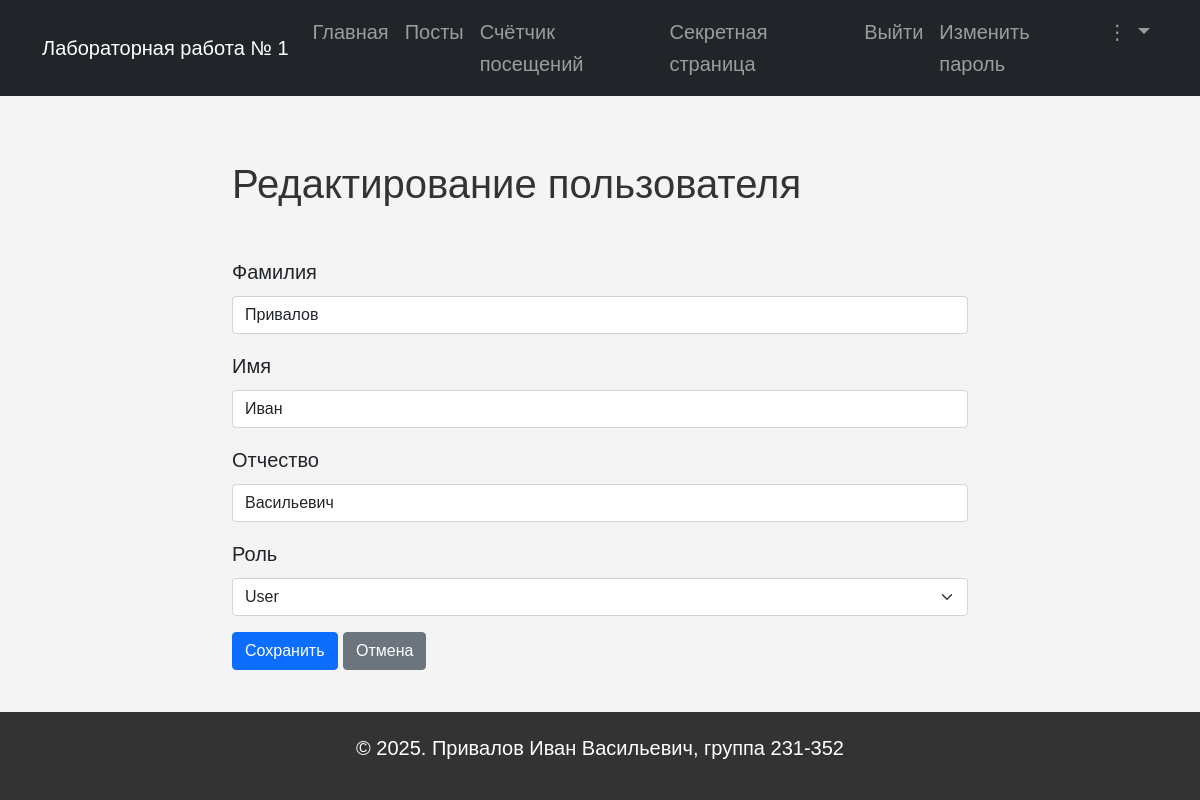
/edit_user/1 (signed in), run on the app's committed database.
### models.py (models this page shows, shortened)
class User(UserMixin, db.Model):
    __tablename__ = 'users'
    id = db.Column(db.Integer, primary_key=True)
    login = db.Column(db.String(64), unique=True, nullable=False)
    password_hash = db.Column(db.String(128), nullable=False)
    surname = db.Column(db.String(64))
    name = db.Column(db.String(64), nullable=False)
    patronymic = db.Column(db.String(64))
    role_id = db.Column(db.Integer, db.ForeignKey('roles.id'))
    role = db.relationship('Role', backref=db.backref('users', lazy=True))
    created_at = db.Column(db.DateTime, default=datetime.utcnow, nullable=False)

### app.py (the view, shortened to what this page needs)
@app.route('/edit_user/<int:user_id>', methods=['GET', 'POST'])
@login_required
@check_rights(['User'], own_allowed=True)
def edit_user(user_id):
    user = User.query.get_or_404(user_id)
    roles = Role.query.order_by(Role.name).all()
    errors = {}
    form = {}
    return render_template('edit_user.html', user=user, roles=roles, errors=errors)

### app.py (called while the page is built)
@login_manager.user_loader
def load_user(user_id):
    return User.query.get(int(user_id))

def check_rights(allowed_roles, own_allowed=False):
    def decorator(f):
        @wraps(f)
        def wrapper(*args, **kwargs):
            if not current_user.is_authenticated:
                return login_manager.unauthorized()
            role = current_user.role.name if current_user.role else None
            if role == 'Administrator' or role in allowed_roles:
                return f(*args, **kwargs)
            if own_allowed and kwargs.get('user_id') == current_user.id:
                return f(*args, **kwargs)
            flash("У вас недостаточно прав для доступа к данной странице.", "warning")
            return redirect(url_for('index'))
        return wrapper
    return decorator

@app.after_request
def log_visit(response):
    if request.endpoint not in ('static',) and not request.path.startswith('/visit_logs'):
        visit = VisitLog(
            path=request.path,
            user_id=current_user.id if current_user.is_authenticated else None
        )
        db.session.add(visit)
        db.session.commit()
    return response

### templates/edit_user.html (shortened to what this page needs)
{% extends 'base.html' %} {% import 'macros/user_form.html' as forms with
context %} {% block content %}
<div class="row">
  <div class="col-lg-8 offset-lg-2">
    <h1 class="my-5">Редактирование пользователя</h1>
    <form method="post" action="{{ url_for('edit_user', user_id=user.id) }}">
       {% set form_data = {
      'login': user.login, 'surname': user.surname, 'name': user.name,
      'patronymic': user.patronymic, 'role_id': user.role_id|string } %} {{
      forms.user_form(form_data, errors, roles, false) }}
      <button type="submit" class="btn btn-primary">Сохранить</button>
      <a href="{{ url_for('index') }}" class="btn btn-secondary">Отмена</a>
    </form>
  </div>
</div>
{% endblock %}

### templates/macros/user_form.html (shortened to what this page needs)
{% macro user_form(form, errors, roles, include_login) %}
  <div class="mb-3">
    <label for="surname" class="form-label">Фамилия</label>
    <input type="text" name="surname" id="surname"
           class="form-control{% if errors.surname %} is-invalid{% endif %}"
           value="{{ form.surname or '' }}">
  </div>
  <div class="mb-3">
    <label for="name" class="form-label">Имя</label>
    <input type="text" name="name" id="name"
           class="form-control{% if errors.name %} is-invalid{% endif %}"
           value="{{ form.name or '' }}">
  </div>
  <div class="mb-3">
    <label for="patronymic" class="form-label">Отчество</label>
    <input type="text" name="patronymic" id="patronymic"
           class="form-control"
           value="{{ form.patronymic or '' }}">
  </div>
  {% if current_user.is_authenticated and current_user.role and current_user.role.name == 'Administrator' %}
  <div class="mb-3">
    <label for="role_id" class="form-label">Роль</label>
    <select name="role_id" id="role_id" class="form-select{% if errors.role %} is-invalid{% endif %}">
      {% for role in roles %}
        <option value="{{ role.id }}" {% if form.role_id == role.id|string %}selected{% endif %}>
          {{ role.name }}
        </option>
      {% endfor %}
    </select>
  </div>
{% endif %}
{% endmacro %}

### static/styles.css (style rules this page uses)
html, body { height: 100%; margin: 0; }
body { font-size: 1.25rem; font-family: Arial, sans-serif; line-height: 1.6; margin: 0; padding: 0; background-color: #f4f4f4; display: flex; flex-direction: column; }
h1, h2, h3 { color: #333; }

### data on the page
User: surname "Привалов", name "Иван", patronymic "Васильевич"

### other printed values
form field role_id "User"
